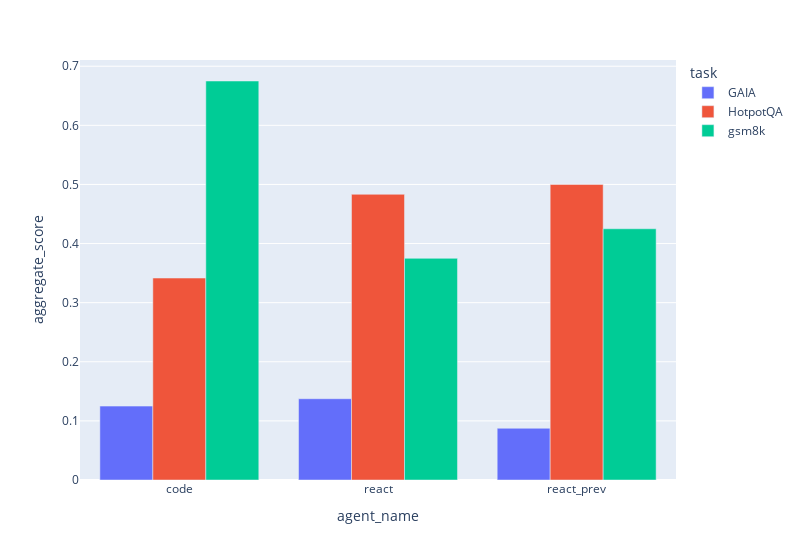

The notebook cell this image was saved under:
### Markdown cell above
### Display

### Code cell
import plotly.express as px

aggregate = (
    result_df.groupby(["agent_name", "task"])[["aggregate_score"]].mean().reset_index()
)
fig = px.bar(aggregate, x="agent_name", y="aggregate_score", color="task")
fig.update_layout(
    barmode="group", width=len(aggregate["agent_name"].unique()) * 200 + 200
)

### Figure 1 — Plotly figure (JSON) as saved in the notebook; plotly's stock layout.template omitted (floating-point values rounded to 4 significant figures)
{"data": [{"alignmentgroup": "True", "hovertemplate": "task=GAIA<br>agent_name=%{x}<br>aggregate_score=%{y}<extra></extra>", "legendgroup": "GAIA", "marker": {"color": "#636efa", "pattern": {"shape": ""}}, "name": "GAIA", "offsetgroup": "GAIA", "orientation": "v", "showlegend": true, "textposition": "auto", "type": "bar", "x": ["code", "react", "react_prev"], "xaxis": "x", "y": [0.125, 0.1375, 0.0875], "yaxis": "y"}, {"alignmentgroup": "True", "hovertemplate": "task=HotpotQA<br>agent_name=%{x}<br>aggregate_score=%{y}<extra></extra>", "legendgroup": "HotpotQA", "marker": {"color": "#EF553B", "pattern": {"shape": ""}}, "name": "HotpotQA", "offsetgroup": "HotpotQA", "orientation": "v", "showlegend": true, "textposition": "auto", "type": "bar", "x": ["code", "react", "react_prev"], "xaxis": "x", "y": [0.3417, 0.4833, 0.5], "yaxis": "y"}, {"alignmentgroup": "True", "hovertemplate": "task=gsm8k<br>agent_name=%{x}<br>aggregate_score=%{y}<extra></extra>", "legendgroup": "gsm8k", "marker": {"color": "#00cc96", "pattern": {"shape": ""}}, "name": "gsm8k", "offsetgroup": "gsm8k", "orientation": "v", "showlegend": true, "textposition": "auto", "type": "bar", "x": ["code", "react", "react_prev"], "xaxis": "x", "y": [0.675, 0.375, 0.425], "yaxis": "y"}], "layout": {"barmode": "group", "legend": {"title": {"text": "task"}, "tracegroupgap": 0}, "margin": {"t": 60}, "width": 800, "xaxis": {"anchor": "y", "domain": [0, 1], "title": {"text": "agent_name"}}, "yaxis": {"anchor": "x", "domain": [0, 1], "title": {"text": "aggregate_score"}}}}
